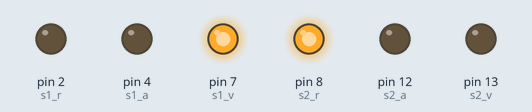
This sketch was run on a simulated Arduino Uno, built with avr-gcc and run on an emulated ATmega328P. Shown: output pins drawn as LEDs (lit = HIGH).

Above: at 1.0 s.
At 2.62 s:
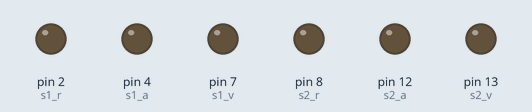
At 3.62 s:
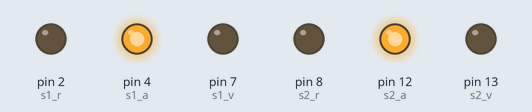
At 4.7 s:
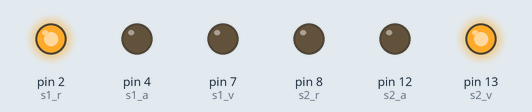
Timing chart, 0 to 9.1 s (numbered marks = the images above):
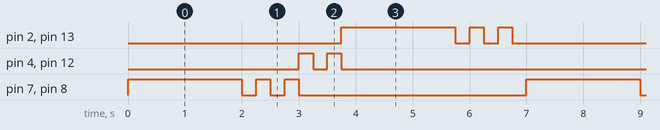

Measured:
- by itself, pin 2 (s1_r), pin 7 (s1_v), pin 8 (s2_r), pin 13 (s2_v): repeats every 7.0 s: 2 × (LOW 0.25 s, HIGH 0.25 s), LOW 4.0 s, HIGH 2.0 s
- by itself, pin 4 (s1_a), pin 12 (s2_a): repeats every 7.0 s: LOW 0.25 s, HIGH 0.25 s, LOW 6.3 s, HIGH 0.25 s
- by itself, everything shown: repeats every 7.0 s, in 14 steps

The sketch:

semaforo-cruce.ino
```cpp
// SEMAFORO 1
int s1_r = 2;      //se define el valor del pin para el led rojo
int s1_a = 4;  //se define el valor del pin para el led amarillo
int s1_v = 7;     //se define el valor del pin para el led verde
// SEMAFORO 2
int s2_r = 8;      //se define el valor del pin para el led rojo
int s2_a = 12;  //se define el valor del pin para el led amarillo
int s2_v = 13;     //se define el valor del pin para el led verde

void setup() {
  //semaforo uno y dos, se declaran los pines de cada semaforo como salid
  pinMode(s1_r,OUTPUT);
  pinMode(s1_a,OUTPUT);
  pinMode(s1_v,OUTPUT);
  pinMode(s2_r,OUTPUT);
  pinMode(s2_a,OUTPUT);
  pinMode(s2_v,OUTPUT);
}

void loop() {
  //SEMAFORO UNO
  //encendido de verde 2 seg y parpadeo de 1 seg
  digitalWrite(s1_v,HIGH); //se enciende led verde en semaforo 1
  digitalWrite(s2_r,HIGH); //se enciende led roja en semaforo 2
  delay(2000); //esperamos 2 segundos

  digitalWrite(s1_v,LOW);//comienza parpadeo de luz verde en semaforo 1
  digitalWrite(s2_r,LOW);// comienza parpadeo de luz roja en semaforo 2
  delay(250);
  digitalWrite(s1_v, HIGH);
  digitalWrite(s2_r, HIGH);
  delay(250);
  digitalWrite(s1_v,LOW);
  digitalWrite(s2_r,LOW);
  delay(250);
  digitalWrite(s1_v, HIGH);
  digitalWrite(s2_r, HIGH);
  delay(250);
  digitalWrite(s1_v,LOW);
  digitalWrite(s2_r,LOW);

  //encendido de led amarillo en semaforo 1 y 2 y parpadeo de 1 seg
  digitalWrite(s1_a, HIGH);
  digitalWrite(s2_a, HIGH);
  delay(250);
  digitalWrite(s1_a,LOW);
  digitalWrite(s2_a,LOW);
  delay(250);
  digitalWrite(s1_a, HIGH);
  digitalWrite(s2_a, HIGH);
  delay(250);
  digitalWrite(s1_a,LOW);
  digitalWrite(s2_a,LOW);

  //encendido de led rojo 2 en semaforo 1 y enciendido de led verde en semaforo 2, ambos duran
  // 2 seg y tienen un parpadeo de 1 seg
  digitalWrite(s1_r, HIGH);
  digitalWrite(s2_v, HIGH);
  delay(2000);
  digitalWrite(s1_r, LOW);
  digitalWrite(s2_v, LOW);
  delay(250);
  digitalWrite(s1_r,HIGH);
  digitalWrite(s2_v,HIGH);
  delay(250);
  digitalWrite(s1_r, LOW);
  digitalWrite(s2_v, LOW);
  delay(250);
  digitalWrite(s1_r,HIGH);
  digitalWrite(s2_v,HIGH);
  delay(250);
  digitalWrite(s1_r, LOW);
  digitalWrite(s2_v, LOW);
  delay(250);
}
```
